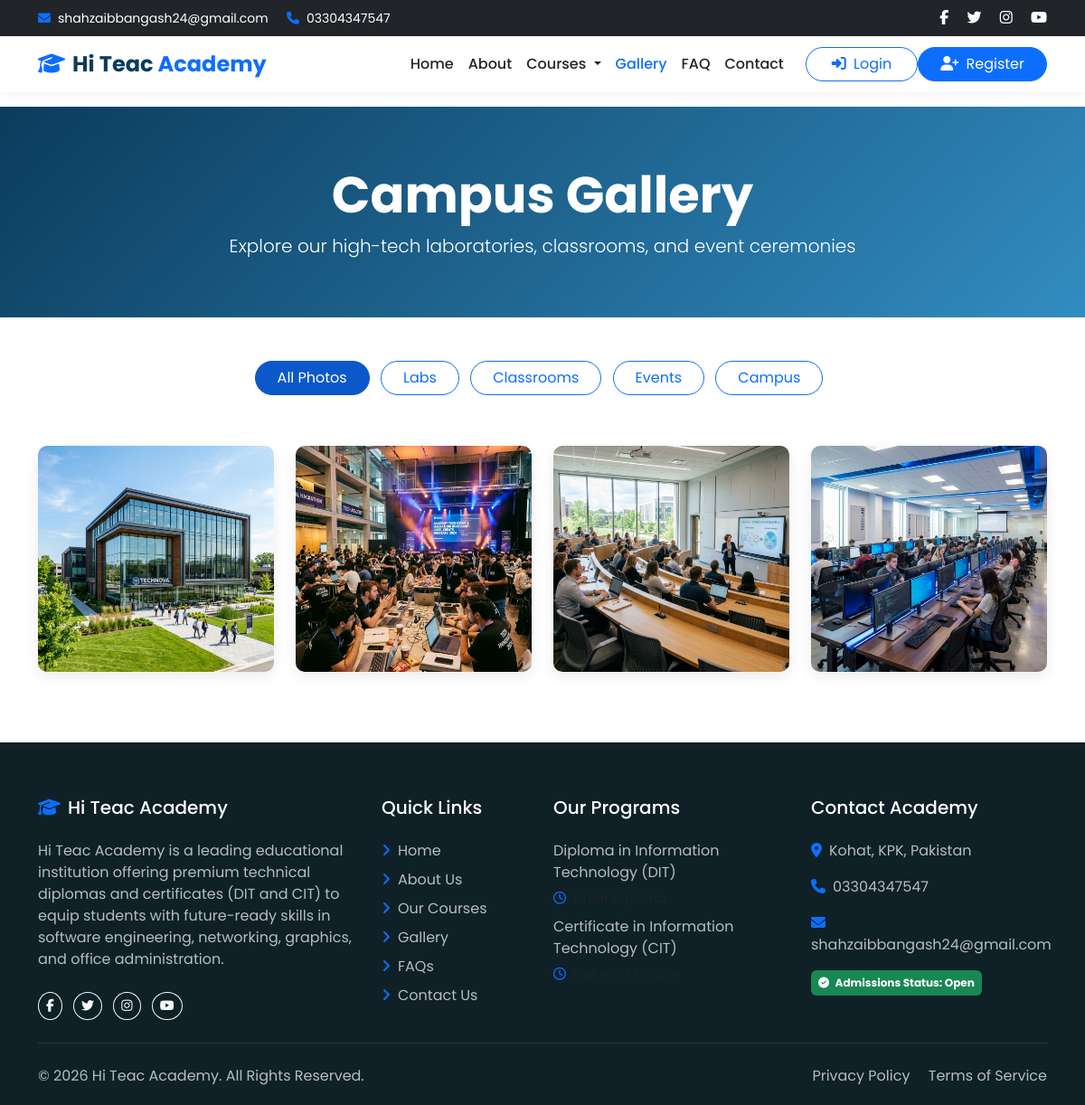
/gallery.php, run on the app's committed database.
### tables this page shows
CREATE TABLE `settings` (
  `id` INT AUTO_INCREMENT PRIMARY KEY,
  `setting_key` VARCHAR(100) NOT NULL UNIQUE,
  `setting_value` TEXT DEFAULT NULL,
  `created_at` TIMESTAMP DEFAULT CURRENT_TIMESTAMP,
  `updated_at` TIMESTAMP DEFAULT CURRENT_TIMESTAMP ON UPDATE CURRENT_TIMESTAMP
);

CREATE TABLE `gallery` (
  `id` INT AUTO_INCREMENT PRIMARY KEY,
  `title` VARCHAR(150) NOT NULL,
  `image_path` VARCHAR(255) NOT NULL,
  `category` VARCHAR(50) NOT NULL,  
  `created_at` TIMESTAMP DEFAULT CURRENT_TIMESTAMP
);

### config/config.php (called while the page is built, shortened)
<?php
require_once ROOT_PATH . 'config/db.php';
function sanitize($data) {
    if (is_array($data)) {
        foreach ($data as $key => $value) {
            $data[$key] = sanitize($value);
        }
    } else {
        $data = trim($data);
        $data = stripslashes($data);
        $data = htmlspecialchars($data, ENT_QUOTES, 'UTF-8');
    }
    return $data;
}
function is_student_logged_in() {
    return isset($_SESSION['student_logged_in']) && $_SESSION['student_logged_in'] === true;
}
function is_admin_logged_in() {
    return isset($_SESSION['admin_logged_in']) && $_SESSION['admin_logged_in'] === true;
}
function get_setting($key, $default = '') {
    global $pdo;
    try {
        $stmt = $pdo->prepare("SELECT setting_value FROM settings WHERE setting_key = ?");
        $stmt->execute([$key]);
        $result = $stmt->fetch();
        return $result ? $result['setting_value'] : $default;
    } catch (PDOException $e) {
        return $default;
    }
}
?>

### gallery.php (the view, shortened to what this page needs)
<?php
require_once 'config/config.php';
include 'includes/header.php';
try {
    $stmt = $pdo->query("SELECT * FROM gallery ORDER BY id DESC");
    $gallery_items = $stmt->fetchAll();
} catch (PDOException $e) {
    $gallery_items = [];
}
?>
<section class="py-5 text-white" style="background: linear-gradient(135deg, var(--navy-blue) 0%, var(--light-blue) 100%);">
    <div class="container text-center py-3">
        <h1 class="display-4 fw-bold">Campus Gallery</h1>
        <p class="lead mb-0">Explore our high-tech laboratories, classrooms, and event ceremonies</p>
    </div>
</section>
<section class="py-5">
    <div class="container">
        <div class="row mb-5 text-center">
            <div class="col-12">
                <button class="btn btn-primary rounded-pill px-4 filter-btn me-2 mb-2 active" data-filter="all">All Photos</button>
                <button class="btn btn-outline-primary rounded-pill px-4 filter-btn me-2 mb-2" data-filter="Labs">Labs</button>
                <button class="btn btn-outline-primary rounded-pill px-4 filter-btn me-2 mb-2" data-filter="Classrooms">Classrooms</button>
                <button class="btn btn-outline-primary rounded-pill px-4 filter-btn me-2 mb-2" data-filter="Events">Events</button>
                <button class="btn btn-outline-primary rounded-pill px-4 filter-btn me-2 mb-2" data-filter="Campus">Campus</button>
            </div>
        </div>
        <div class="row g-4" id="gallery-grid">
            <?php if (empty($gallery_items)): ?>
                <div class="col-12 text-center py-5">
                    <i class="fa fa-images text-muted fa-4x mb-3"></i>
                    <p class="text-muted">No images uploaded in the gallery yet.</p>
                </div>
            <?php else: ?>
                <?php foreach ($gallery_items as $item):
                    $img_url = !empty($item['image_path']) && file_exists(ROOT_PATH . $item['image_path'])
                        ? BASE_URL . $item['image_path']
                        : 'https://images.unsplash.com/photo-1541339907198-e08756dedf3f?w=800&auto=format&fit=crop&q=60';
                ?>
                    <div class="col-lg-3 col-md-4 col-sm-6 gallery-card" data-category="<?php echo sanitize($item['category']); ?>">
                        <div class="gallery-item">
                            <img src="<?php echo $img_url; ?>" alt="<?php echo sanitize($item['title']); ?>">
                        </div>
                    </div>
                <?php endforeach; ?>
            <?php endif; ?>
        </div>
    </div>
</section>
<?php include 'includes/footer.php'; ?>

### includes/header.php (shortened to what this page needs)
<?php
require_once dirname(__DIR__) . '/config/config.php';
$current_page = basename($_SERVER['PHP_SELF']);
?>
<!DOCTYPE html>
<html lang="en">
<head>
    <link href="https://cdn.jsdelivr.net/npm/bootstrap@5.3.2/dist/css/bootstrap.min.css" rel="stylesheet">
    <link href="https://cdnjs.cloudflare.com/ajax/libs/font-awesome/6.4.2/css/all.min.css" rel="stylesheet">
    <link href="https://unpkg.com/aos@2.3.1/dist/aos.css" rel="stylesheet">
    <link href="<?php echo BASE_URL; ?>assets/css/style.css" rel="stylesheet">
</head>
<body>
<div class="bg-dark text-white py-2 px-3 d-none d-md-block no-print">
    <div class="container d-flex justify-content-between align-items-center">
        <div>
            <small class="me-3"><i class="fa fa-envelope text-primary me-2"></i><?php echo get_setting('contact_email', 'shahzaibbangash24@gmail.com'); ?></small>
            <small><i class="fa fa-phone text-primary me-2"></i><?php echo get_setting('contact_phone', '03304347547'); ?></small>
        </div>
        <div>
            <a href="<?php echo get_setting('facebook_url', '#'); ?>" class="text-white me-3" target="_blank"><i class="fab fa-facebook-f"></i></a>
            <a href="<?php echo get_setting('twitter_url', '#'); ?>" class="text-white me-3" target="_blank"><i class="fab fa-twitter"></i></a>
            <a href="<?php echo get_setting('instagram_url', '#'); ?>" class="text-white me-3" target="_blank"><i class="fab fa-instagram"></i></a>
            <a href="<?php echo get_setting('youtube_url', '#'); ?>" class="text-white" target="_blank"><i class="fab fa-youtube"></i></a>
        </div>
    </div>
</div>
<nav class="navbar navbar-expand-lg navbar-light bg-white sticky-top no-print">
    <div class="container">
        <a class="navbar-brand" href="<?php echo BASE_URL; ?>index.php">
            <i class="fa fa-graduation-cap text-primary me-2"></i>Hi Teac <span>Academy</span>
        </a>
        <div class="collapse navbar-collapse" id="mainNavbar">
            <ul class="navbar-nav ms-auto mb-2 mb-lg-0 align-items-center">
                <li class="nav-item">
                    <a class="nav-link <?php echo ($current_page == 'index.php') ? 'active' : ''; ?>" href="<?php echo BASE_URL; ?>index.php">Home</a>
                </li>
                <li class="nav-item">
                    <a class="nav-link <?php echo ($current_page == 'about.php') ? 'active' : ''; ?>" href="<?php echo BASE_URL; ?>about.php">About</a>
                </li>
                <li class="nav-item dropdown">
                    <a class="nav-link dropdown-toggle <?php echo in_array($current_page, ['courses.php', 'dit.php', 'cit.php']) ? 'active' : ''; ?>" href="#" id="coursesDropdown" role="button" data-bs-toggle="dropdown" aria-expanded="false">
                        Courses
                    </a>
                </li>
                <li class="nav-item">
                    <a class="nav-link <?php echo ($current_page == 'gallery.php') ? 'active' : ''; ?>" href="<?php echo BASE_URL; ?>gallery.php">Gallery</a>
                </li>
                <li class="nav-item">
                    <a class="nav-link <?php echo ($current_page == 'faq.php') ? 'active' : ''; ?>" href="<?php echo BASE_URL; ?>faq.php">FAQ</a>
                </li>
                <li class="nav-item">
                    <a class="nav-link <?php echo ($current_page == 'contact.php') ? 'active' : ''; ?>" href="<?php echo BASE_URL; ?>contact.php">Contact</a>
                </li>
                <?php if (is_student_logged_in()): ?>
                    <li class="nav-item ms-lg-3">
                        <a class="btn btn-outline-primary rounded-pill px-4 me-2" href="<?php echo BASE_URL; ?>student/dashboard.php">
                            <i class="fa fa-gauge-high me-1"></i> Dashboard
                        </a>
                    </li>
                    <li class="nav-item mt-2 mt-lg-0">
                        <a class="btn btn-danger rounded-pill px-4" href="<?php echo BASE_URL; ?>authentication/logout.php">
                            <i class="fa fa-sign-out-alt me-1"></i> Logout
                        </a>
                    </li>
                <?php else: ?>
                    <li class="nav-item ms-lg-3 mt-3 mt-lg-0">
                        <a class="btn btn-outline-primary rounded-pill px-4 me-2 w-100 w-lg-auto mb-2 mb-lg-0" href="<?php echo BASE_URL; ?>authentication/login.php">
                            <i class="fa fa-sign-in-alt me-1"></i> Login
                        </a>
                    </li>
                    <li class="nav-item">
                        <a class="btn btn-primary rounded-pill px-4 text-white w-100 w-lg-auto" href="<?php echo BASE_URL; ?>authentication/register.php">
                            <i class="fa fa-user-plus me-1"></i> Register
                        </a>
                    </li>
                <?php endif; ?>
            </ul>
        </div>
    </div>
</nav>

### includes/footer.php (shortened to what this page needs)
<footer class="no-print">
    <div class="container">
        <div class="row g-4">
            <div class="col-lg-4 col-md-6" data-aos="fade-up" data-aos-duration="600">
                <h5 class="text-white mb-4"><i class="fa fa-graduation-cap text-primary me-2"></i>Hi Teac Academy</h5>
                <p>Hi Teac Academy is a leading educational institution offering premium technical diplomas and certificates (DIT and CIT) to equip students with future-ready skills in software engineering, networking, graphics, and office administration.</p>
                <div class="mt-4">
                    <a href="<?php echo get_setting('facebook_url', '#'); ?>" class="btn btn-outline-light btn-sm rounded-circle me-2" target="_blank"><i class="fab fa-facebook-f"></i></a>
                    <a href="<?php echo get_setting('twitter_url', '#'); ?>" class="btn btn-outline-light btn-sm rounded-circle me-2" target="_blank"><i class="fab fa-twitter"></i></a>
                    <a href="<?php echo get_setting('instagram_url', '#'); ?>" class="btn btn-outline-light btn-sm rounded-circle me-2" target="_blank"><i class="fab fa-instagram"></i></a>
                    <a href="<?php echo get_setting('youtube_url', '#'); ?>" class="btn btn-outline-light btn-sm rounded-circle" target="_blank"><i class="fab fa-youtube"></i></a>
                </div>
            </div>
            <div class="col-lg-2 col-md-6" data-aos="fade-up" data-aos-duration="800">
                <h5 class="text-white mb-4">Quick Links</h5>
                <ul class="list-unstyled">
                    <li class="mb-2"><a href="<?php echo BASE_URL; ?>index.php"><i class="fa fa-angle-right me-2 text-primary"></i>Home</a></li>
                    <li class="mb-2"><a href="<?php echo BASE_URL; ?>about.php"><i class="fa fa-angle-right me-2 text-primary"></i>About Us</a></li>
                    <li class="mb-2"><a href="<?php echo BASE_URL; ?>courses.php"><i class="fa fa-angle-right me-2 text-primary"></i>Our Courses</a></li>
                    <li class="mb-2"><a href="<?php echo BASE_URL; ?>gallery.php"><i class="fa fa-angle-right me-2 text-primary"></i>Gallery</a></li>
                    <li class="mb-2"><a href="<?php echo BASE_URL; ?>faq.php"><i class="fa fa-angle-right me-2 text-primary"></i>FAQs</a></li>
                    <li class="mb-2"><a href="<?php echo BASE_URL; ?>contact.php"><i class="fa fa-angle-right me-2 text-primary"></i>Contact Us</a></li>
                </ul>
            </div>
            <div class="col-lg-3 col-md-6" data-aos="fade-up" data-aos-duration="1000">
                <h5 class="text-white mb-4">Our Programs</h5>
                <ul class="list-unstyled">
                    <li class="mb-2">
                        <a href="<?php echo BASE_URL; ?>dit.php" class="d-block mb-1">Diploma in Information Technology (DIT)</a>
                        <small class="text-muted"><i class="far fa-clock me-1 text-primary"></i> 1 Year Diploma</small>
                    </li>
                    <li class="mb-2">
                        <a href="<?php echo BASE_URL; ?>cit.php" class="d-block mb-1">Certificate in Information Technology (CIT)</a>
                        <small class="text-muted"><i class="far fa-clock me-1 text-primary"></i> 6 Months Course</small>
                    </li>
                </ul>
            </div>
            <div class="col-lg-3 col-md-6" data-aos="fade-up" data-aos-duration="1200">
                <h5 class="text-white mb-4">Contact Academy</h5>
                <p><i class="fa fa-map-marker-alt text-primary me-2"></i><?php echo get_setting('address', 'Kohat, KPK, Pakistan'); ?></p>
                <p><i class="fa fa-phone text-primary me-2"></i><?php echo get_setting('contact_phone', '03304347547'); ?></p>
                <p><i class="fa fa-envelope text-primary me-2"></i><?php echo get_setting('contact_email', 'shahzaibbangash24@gmail.com'); ?></p>
                <span class="badge bg-success p-2"><i class="fa fa-check-circle me-1"></i> Admissions Status: <?php echo get_setting('admission_status', 'Open'); ?></span>
            </div>
        </div>
        <hr class="my-4 border-secondary">
        <div class="row align-items-center">
            <div class="col-md-6 text-center text-md-start mb-2 mb-md-0">
                <p class="mb-0">&copy; <?php echo date('Y'); ?> Hi Teac Academy. All Rights Reserved.</p>
            </div>
            <div class="col-md-6 text-center text-md-end">
                <a href="<?php echo BASE_URL; ?>privacy.php" class="me-3">Privacy Policy</a>
                <a href="<?php echo BASE_URL; ?>terms.php">Terms of Service</a>
            </div>
        </div>
    </div>
</footer>
</body>
</html>

### assets/css/style.css (style rules this page uses)
:root { --primary-color: #0d6efd; --primary-hover: #0b5ed7; --dark-accent: #0f2027; --navy-blue: #0b3c5d; --light-blue: #328cc1; --bg-light: #f8f9fa; --text-dark: #212529; --text-muted: #6c757d; --transition-speed: 0.3s; }
body { font-family: 'Poppins', sans-serif; color: var(--text-dark); background-color: #ffffff; overflow-x: hidden; }
.navbar { transition: all 0.3s ease; box-shadow: 0 2px 10px rgba(0,0,0,0.05); }
.navbar-brand { font-weight: 700; font-size: 1.5rem; color: var(--navy-blue) !important; }
.navbar-brand span { color: var(--primary-color); }
.nav-link { font-weight: 500; color: var(--text-dark) !important; transition: color 0.2s ease; }
.nav-link:hover, .nav-link.active { color: var(--primary-color) !important; }
.gallery-item { position: relative; overflow: hidden; border-radius: 10px; margin-bottom: 30px; box-shadow: 0 5px 15px rgba(0,0,0,0.08); }
.gallery-item img { width: 100%; height: 250px; object-fit: cover; transition: transform 0.5s ease; }
footer { background-color: var(--dark-accent); color: rgba(255,255,255,0.7); padding: 60px 0 20px; }
footer a { color: rgba(255,255,255,0.7); text-decoration: none; transition: color 0.2s; }

### data on the page
settings: setting_value "shahzaibbangash24@gmail.com"
settings: setting_value "03304347547"
gallery: image_path (picture)
gallery: image_path (picture)
gallery: image_path (picture)
gallery: image_path (picture)
settings: setting_value "Kohat, KPK, Pakistan"
settings: setting_value "Open"
